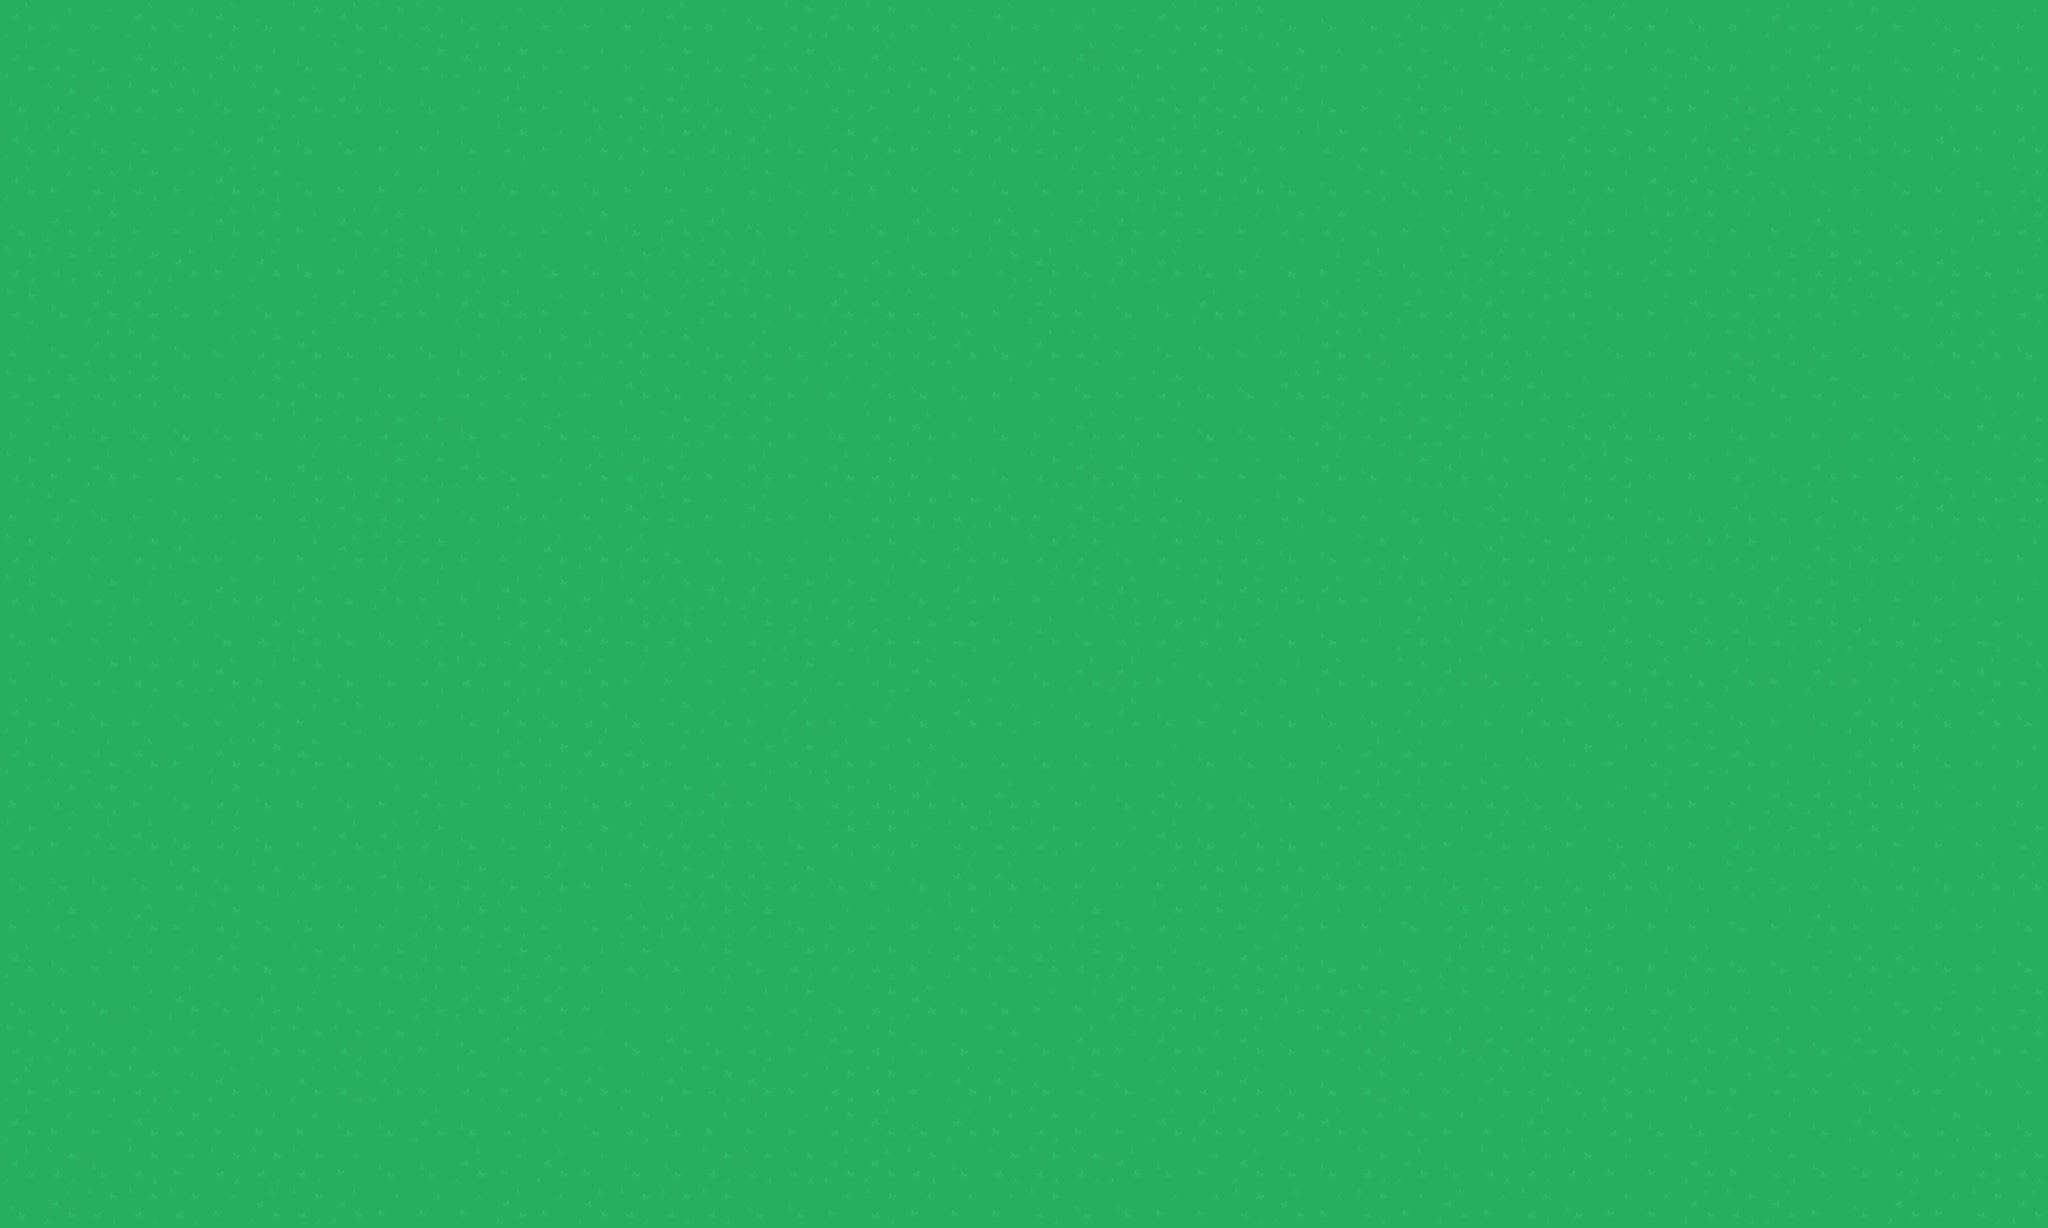

This game map was drawn from its Tiled (.tmx) file and the tilesets committed beside it. A one-line description and the full map source follow:
An orthogonal 50x30 tile map with 64x64 px tiles, 2 tile layers (Ground, Trees).

<map version="1.4" tiledversion="1.4.2" orientation="orthogonal" renderorder="right-down" width="50" height="30" tilewidth="64" tileheight="64" infinite="0" nextlayerid="3" nextobjectid="1">
 <tileset firstgid="1" source="kenny.tsx" />
 <layer id="1" name="Ground" width="50" height="30">
  <data encoding="csv">
1,3,3,1,3,1,4,2,1,2,2,4,3,3,3,3,1,3,4,2,1,2,3,3,1,3,3,3,1,2,2,4,4,4,1,3,1,3,1,1,3,4,3,1,3,2,3,4,3,3,
1,2,4,1,4,1,3,4,2,4,2,1,2,3,3,3,2,4,1,2,4,1,4,1,4,4,1,2,3,2,4,2,3,3,2,4,2,1,1,3,2,1,3,3,1,3,4,2,1,4,
4,2,1,2,2,4,2,1,1,4,4,3,1,3,4,1,1,4,2,3,2,3,2,1,2,2,4,1,1,1,1,1,4,3,1,3,4,4,1,4,1,3,1,1,2,1,4,3,3,3,
1,2,4,4,3,4,1,4,4,3,3,4,2,3,1,1,2,2,1,4,2,1,3,2,1,2,3,1,1,2,4,3,2,3,2,1,4,4,1,2,3,1,1,2,1,1,4,1,3,1,
1,3,2,2,3,1,2,4,3,3,3,3,4,4,4,3,3,3,2,4,2,3,3,3,4,4,2,2,2,2,1,4,4,2,4,2,4,3,2,3,1,1,2,4,4,3,4,3,4,2,
4,1,2,3,3,1,2,3,1,2,4,3,4,3,2,4,1,1,4,3,3,4,1,3,1,3,1,1,2,3,3,2,2,4,3,3,2,4,1,3,2,2,3,3,1,3,4,3,1,2,
2,2,2,2,1,3,1,4,3,2,1,2,3,4,4,2,2,1,1,3,4,1,4,3,2,1,4,1,1,4,3,4,3,1,4,2,1,2,1,4,1,3,3,2,2,1,1,1,4,3,
2,4,1,1,4,3,4,3,1,1,3,1,1,3,3,2,3,1,2,4,1,1,2,4,3,1,3,4,4,1,3,3,1,3,1,2,1,2,2,4,3,1,2,2,2,3,4,1,3,2,
3,4,1,2,4,3,2,1,4,4,4,3,3,2,1,1,2,4,1,4,1,1,2,1,4,1,2,3,4,4,3,3,1,2,4,2,2,3,3,4,3,3,2,2,4,4,4,1,1,4,
2,2,2,2,4,3,2,1,3,4,3,2,2,3,3,1,4,2,2,3,3,1,4,4,3,3,4,3,2,4,4,1,2,3,1,2,2,1,3,3,3,1,2,4,2,4,3,4,4,3,
3,1,4,4,4,4,3,2,2,2,2,4,3,1,4,4,2,1,2,3,4,2,1,3,4,3,1,2,3,4,4,4,1,2,2,1,3,3,1,1,4,3,4,3,3,3,4,4,1,2,
2,3,1,3,2,3,4,1,4,2,2,1,4,3,1,2,1,3,1,3,1,2,3,3,4,2,1,1,3,3,3,3,1,4,2,1,2,3,1,2,3,3,2,4,1,3,2,4,4,2,
3,2,4,3,4,3,3,2,1,2,3,4,1,3,3,1,2,3,1,3,3,2,2,2,1,3,1,1,2,4,3,2,4,3,4,4,1,4,2,3,4,4,1,4,2,4,1,1,2,2,
2,3,3,2,1,3,3,3,1,2,2,3,3,1,1,1,4,4,4,3,3,2,4,1,4,2,2,4,2,2,2,4,4,2,3,4,1,2,1,3,2,2,2,3,1,1,3,3,4,3,
2,4,2,3,4,1,3,1,4,1,3,3,1,2,3,2,2,1,1,2,2,3,4,1,3,3,2,1,4,2,1,1,1,3,2,2,2,3,3,1,4,4,4,1,2,3,3,3,3,3,
4,3,3,3,3,4,2,1,4,4,2,4,2,1,1,2,2,3,2,1,2,1,2,2,3,1,4,2,2,2,3,4,4,3,1,3,1,1,4,1,4,1,1,2,2,1,2,3,2,4,
3,4,2,2,2,1,3,2,4,4,2,2,2,1,1,3,3,3,1,2,4,2,1,4,3,4,1,1,3,4,3,3,1,4,2,1,4,4,4,2,1,4,1,3,1,3,3,1,1,2,
1,2,4,3,4,3,2,3,2,4,3,4,1,4,2,4,2,1,3,1,3,3,4,1,2,3,4,1,4,3,1,4,4,4,1,3,3,1,3,4,2,2,4,3,4,1,2,4,1,4,
1,4,1,1,3,1,2,1,4,4,4,4,1,2,1,1,3,4,2,2,1,3,2,4,4,4,4,4,3,4,4,4,3,1,1,3,4,4,2,3,2,2,1,3,4,1,2,4,3,3,
3,2,2,3,4,2,4,3,4,3,1,3,2,2,4,3,2,1,3,4,2,2,1,4,1,3,3,4,1,4,4,4,2,1,1,2,2,4,4,3,1,3,3,1,1,1,2,3,3,3,
2,3,1,1,4,2,4,3,1,1,2,4,4,2,2,1,1,1,4,4,2,2,3,2,2,2,3,3,1,4,1,4,3,2,1,3,1,2,3,4,3,3,2,2,1,2,3,3,3,2,
4,4,4,4,2,4,2,1,4,1,4,2,4,1,3,3,2,1,1,2,4,3,4,1,1,4,3,3,3,2,2,2,1,2,2,4,4,4,4,1,2,4,2,4,3,4,2,4,1,1,
3,2,3,1,3,2,4,4,3,3,1,2,2,3,4,1,1,2,2,4,3,3,3,2,3,3,2,4,2,2,3,1,3,3,4,2,2,2,2,3,3,3,4,3,1,3,3,3,3,4,
1,4,3,3,3,1,4,2,1,2,1,3,2,1,3,2,4,2,4,2,2,2,3,1,1,1,2,1,3,4,1,1,4,3,4,1,2,1,2,4,3,1,4,4,3,1,1,4,3,4,
4,4,4,3,1,4,1,3,4,4,1,1,1,1,3,4,3,3,3,2,4,2,1,4,4,3,3,1,1,1,2,1,2,2,1,2,3,2,1,3,2,3,3,3,3,3,4,3,3,2,
2,1,4,3,3,4,1,2,2,2,3,4,1,3,3,4,1,4,2,3,1,2,4,4,2,4,1,3,1,3,1,4,2,2,4,1,1,1,1,1,1,1,1,1,4,1,4,2,1,2,
1,1,2,2,3,1,4,1,2,1,3,2,3,1,1,3,1,2,1,3,2,2,3,1,1,4,2,4,1,2,1,4,4,2,3,3,1,2,4,1,3,1,3,2,3,4,1,3,4,4,
1,3,3,1,2,3,3,3,4,4,1,4,2,3,4,2,4,3,3,3,2,1,4,1,3,2,3,3,1,1,3,2,1,3,2,3,3,1,3,2,4,4,2,3,4,1,4,2,4,4,
1,2,4,2,3,2,2,2,3,4,4,1,3,1,3,4,4,2,2,2,1,1,2,4,2,2,2,1,4,3,1,4,4,2,1,4,2,2,2,3,3,1,3,2,4,4,2,3,2,2,
4,1,2,2,2,3,1,2,1,3,3,3,1,3,1,2,2,2,4,4,3,2,3,3,3,2,4,4,3,3,2,1,3,2,3,1,3,2,4,3,3,1,2,1,3,4,1,3,2,1
</data>
 </layer>
 <layer id="2" name="Trees" width="50" height="30">
  <data encoding="csv">
0,0,0,0,0,0,0,0,0,0,0,0,0,0,0,0,0,0,0,0,0,0,0,0,0,0,0,0,0,0,0,0,0,0,0,0,0,0,0,0,0,0,0,0,0,0,0,0,0,0,
0,0,0,0,0,0,0,0,0,0,0,0,0,0,0,0,0,0,0,0,0,0,0,0,0,0,0,0,0,0,0,0,0,0,0,0,0,0,0,0,0,0,0,0,0,0,0,0,0,0,
0,0,0,0,0,0,0,0,0,0,0,0,0,0,0,0,0,0,0,0,0,0,0,0,0,0,0,0,0,0,0,0,0,0,0,0,0,0,0,0,0,0,0,0,0,0,0,0,0,0,
0,0,0,0,0,0,0,0,0,0,0,0,0,0,0,0,0,0,0,0,0,0,0,0,0,0,0,0,0,0,0,0,0,0,0,0,0,0,0,0,0,0,0,0,0,0,0,0,0,0,
0,0,0,0,0,0,0,0,0,0,0,0,0,0,0,0,0,0,0,0,0,0,0,0,0,0,0,0,0,0,0,0,0,0,0,0,0,0,0,0,0,0,0,0,0,0,0,0,0,0,
0,0,0,0,0,0,0,0,0,0,0,0,0,0,0,0,0,0,0,0,0,0,0,0,0,0,0,0,0,0,0,0,0,0,0,0,0,0,0,0,0,0,0,0,0,0,0,0,0,0,
0,0,0,0,0,0,0,0,0,0,0,0,0,0,0,0,0,0,0,0,0,0,0,0,0,0,0,0,0,0,0,0,0,0,0,0,0,0,0,0,0,0,0,0,0,0,0,0,0,0,
0,0,0,0,0,0,0,0,0,0,0,0,0,0,0,0,0,0,0,0,0,0,0,0,0,0,0,0,0,0,0,0,0,0,0,0,0,0,0,0,0,0,0,0,0,0,0,0,0,0,
0,0,0,0,0,0,0,0,0,0,0,0,0,0,0,0,0,0,0,0,0,0,0,0,0,0,0,0,0,0,0,0,0,0,0,0,0,0,0,0,0,0,0,0,0,0,0,0,0,0,
0,0,0,0,0,0,0,0,0,0,0,0,0,0,0,0,0,0,0,0,0,0,0,0,0,0,0,0,0,0,0,0,0,0,0,0,0,0,0,0,0,0,0,0,0,0,0,0,0,0,
0,0,0,0,0,0,0,0,0,0,0,0,0,0,0,0,0,0,0,0,0,0,0,0,0,0,0,0,0,0,0,0,0,0,0,0,0,0,0,0,0,0,0,0,0,0,0,0,0,0,
0,0,0,0,0,0,0,0,0,0,0,0,0,0,0,0,0,0,0,0,0,0,0,0,0,0,0,0,0,0,0,0,0,0,0,0,0,0,0,0,0,0,0,0,0,0,0,0,0,0,
0,0,0,0,0,0,0,0,0,0,0,0,0,0,0,0,0,0,0,0,0,0,0,0,0,0,0,0,0,0,0,0,0,0,0,0,0,0,0,0,0,0,0,0,0,0,0,0,0,0,
0,0,0,0,0,0,0,0,0,0,0,0,0,0,0,0,0,0,0,0,0,0,0,0,0,0,0,0,0,0,0,0,0,0,0,0,0,0,0,0,0,0,0,0,0,0,0,0,0,0,
0,0,0,0,0,0,0,0,0,0,0,0,0,0,0,0,0,0,0,0,0,0,0,0,0,0,0,0,0,0,0,0,0,0,0,0,0,0,0,0,0,0,0,0,0,0,0,0,0,0,
0,0,0,0,0,0,0,0,0,0,0,0,0,0,0,0,0,0,0,0,0,0,0,0,0,0,0,0,0,0,0,0,0,0,0,0,0,0,0,0,0,0,0,0,0,0,0,0,0,0,
0,0,0,0,0,0,0,0,0,0,0,0,0,0,0,0,0,0,0,0,0,0,0,0,0,0,0,0,0,0,0,0,0,0,0,0,0,0,0,0,0,0,0,0,0,0,0,0,0,0,
0,0,0,0,0,0,0,0,0,0,0,0,0,0,0,0,0,0,0,0,0,0,0,0,0,0,0,0,0,0,0,0,0,0,0,0,0,0,0,0,0,0,0,0,0,0,0,0,0,0,
0,0,0,0,0,0,0,0,0,0,0,0,0,0,0,0,0,0,0,0,0,0,0,0,0,0,0,0,0,0,0,0,0,0,0,0,0,0,0,0,0,0,0,0,0,0,0,0,0,0,
0,0,0,0,0,0,0,0,0,0,0,0,0,0,0,0,0,0,0,0,0,0,0,0,0,0,0,0,0,0,0,0,0,0,0,0,0,0,0,0,0,0,0,0,0,0,0,0,0,0,
0,0,0,0,0,0,0,0,0,0,0,0,0,0,0,0,0,0,0,0,0,0,0,0,0,0,0,0,0,0,0,0,0,0,0,0,0,0,0,0,0,0,0,0,0,0,0,0,0,0,
0,0,0,0,0,0,0,0,0,0,0,0,0,0,0,0,0,0,0,0,0,0,0,0,0,0,0,0,0,0,0,0,0,0,0,0,0,0,0,0,0,0,0,0,0,0,0,0,0,0,
0,0,0,0,0,0,0,0,0,0,0,0,0,0,0,0,0,0,0,0,0,0,0,0,0,0,0,0,0,0,0,0,0,0,0,0,0,0,0,0,0,0,0,0,0,0,0,0,0,0,
0,0,0,0,0,0,0,0,0,0,0,0,0,0,0,0,0,0,0,0,0,0,0,0,0,0,0,0,0,0,0,0,0,0,0,0,0,0,0,0,0,0,0,0,0,0,0,0,0,0,
0,0,0,0,0,0,0,0,0,0,0,0,0,0,0,0,0,0,0,0,0,0,0,0,0,0,0,0,0,0,0,0,0,0,0,0,0,0,0,0,0,0,0,0,0,0,0,0,0,0,
0,0,0,0,0,0,0,0,0,0,0,0,0,0,0,0,0,0,0,0,0,0,0,0,0,0,0,0,0,0,0,0,0,0,0,0,0,0,0,0,0,0,0,0,0,0,0,0,0,0,
0,0,0,0,0,0,0,0,0,0,0,0,0,0,0,0,0,0,0,0,0,0,0,0,0,0,0,0,0,0,0,0,0,0,0,0,0,0,0,0,0,0,0,0,0,0,0,0,0,0,
0,0,0,0,0,0,0,0,0,0,0,0,0,0,0,0,0,0,0,0,0,0,0,0,0,0,0,0,0,0,0,0,0,0,0,0,0,0,0,0,0,0,0,0,0,0,0,0,0,0,
0,0,0,0,0,0,0,0,0,0,0,0,0,0,0,0,0,0,0,0,0,0,0,0,0,0,0,0,0,0,0,0,0,0,0,0,0,0,0,0,0,0,0,0,0,0,0,0,0,0,
0,0,0,0,0,0,0,0,0,0,0,0,0,0,0,0,0,0,0,0,0,0,0,0,0,0,0,0,0,0,0,0,0,0,0,0,0,0,0,0,0,0,0,0,0,0,0,0,0,0
</data>
 </layer>
</map>
